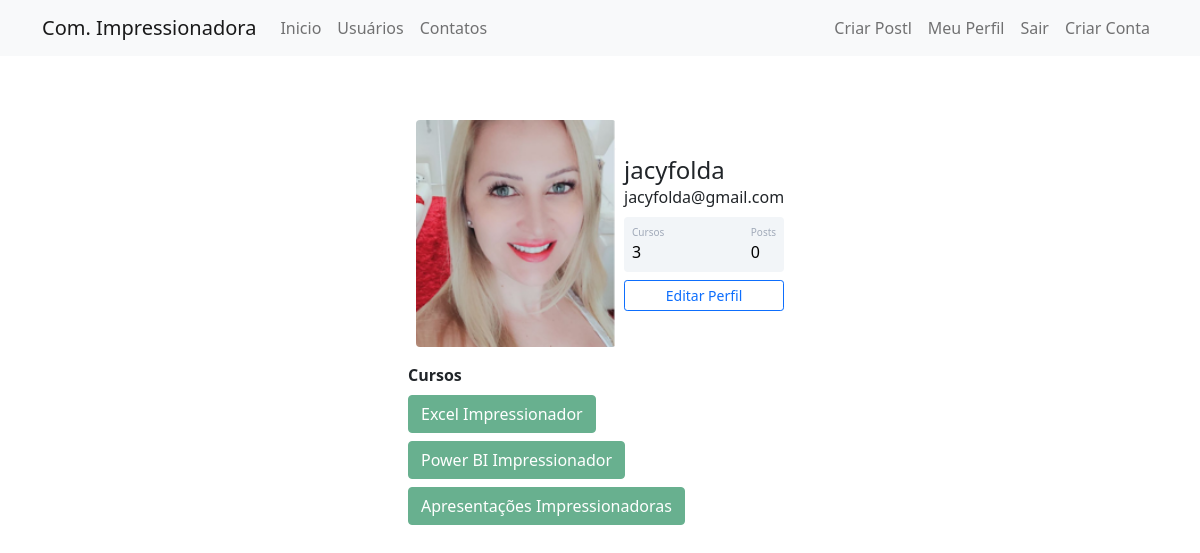
The app's page /perfil (signed in) with its own data.
### comunidadeimpressionadora/models.py (models this page shows)
class Usuario(database.Model, UserMixin):
    id = database.Column(database.Integer, primary_key=True)
    username = database.Column(database.String, nullable=False)
    email = database.Column(database.String, nullable=False, unique=True)
    senha = database.Column(database.String, nullable=False)
    foto_perfil = database.Column(database.String, default='default.jpg')
    posts = database.relationship('Post', backref='autor', lazy=True)
    cursos = database.Column(database.String, nullable=False, default='Não Informado')

### comunidadeimpressionadora/routes.py (the view)
@app.route('/perfil')
@login_required
def perfil():
    foto_perfil = url_for('static', filename='fotos_perfil/{}'.format(current_user.foto_perfil))
    return render_template('perfil.html', foto_perfil=foto_perfil)

### comunidadeimpressionadora/models.py (called while the page is built)
@login_manager.user_loader
def load_usuario(id_usuario):
    return Usuario.query.get(int(id_usuario))

### comunidadeimpressionadora/templates/perfil.html (shortened to what this page needs)
{% extends 'base.html' %}
{% block body %}
          <div class="container mt-5 d-flex justify-content-center">
              <div class="card p-3">
                  <div class="d-flex align-items-center">
                      <div class="image pe-2"> <img src="{{ foto_perfil }}" class="rounded" width="200"> </div>
                      <div class="ml-3 w-100">
                              <h4 class="mb-0 mt-0">{{ current_user.username }}</h4> <span> {{ current_user.email }}</span>
                              <div class="p-2 mt-2 bg-primary d-flex justify-content-between rounded text-white stats">
                                  {% if 'Não Informado' in current_user.cursos %}
                                    <div class="d-flex flex-column"> <span class="articles">Cursos</span> <span class="number1">0</span> </div>
                                  {% else %}
                                    <div class="d-flex flex-column"> <span class="articles">Cursos</span> <span class="number1">{{ current_user.cursos.count(';') + 1 }}</span> </div>
                                  {% endif %}
                                  <div class="d-flex flex-column"> <span class="rating">Posts</span> <span class="number3">0</span> </div>
                              </div>
                              <div class="button mt-2 d-flex flex-row align-items-center">
                                  <a class="w-100" href="{{ url_for('editar_perfil') }}">
                                      <button class="btn btn-sm btn-outline-primary w-100">Editar Perfil</button>
                                  </a>
                              </div>
                      </div>
                </div>
              </div>
          </div>
          {% if 'Não Informado' not in current_user.cursos %}
                  <div class="row justify-content-center">
                      <div class="col col-4" style="text-align-center">
                            <strong>Cursos</strong><br>
                            {% for curso in current_user.cursos.split(';') %}
                                <button type="button" class="btn btn-success mt-2" disabled>{{ curso }}</button>
                            {% endfor %}
                      </div>
                  </div>
          {% endif %}
{% endblock %}

### comunidadeimpressionadora/static/main.css (style rules this page uses)
.card { width: 400px; border: none; border-radius: 10px; background-color: #fff }
.stats { background: #f2f5f8 !important; color: #000 !important }
.articles { font-size: 10px; color: #a1aab9 }
.number1 { font-weight: 500 }
.rating { font-size: 10px; color: #a1aab9 }
.number3 { font-weight: 500 }

### records on screen
Usuario: username "jacyfolda", email "jacyfolda@gmail.com", cursos "3"

### other values on screen
{{ curso }} "Excel Impressionador" "Power BI Impressionador" "Apresentações Impressionadoras"
